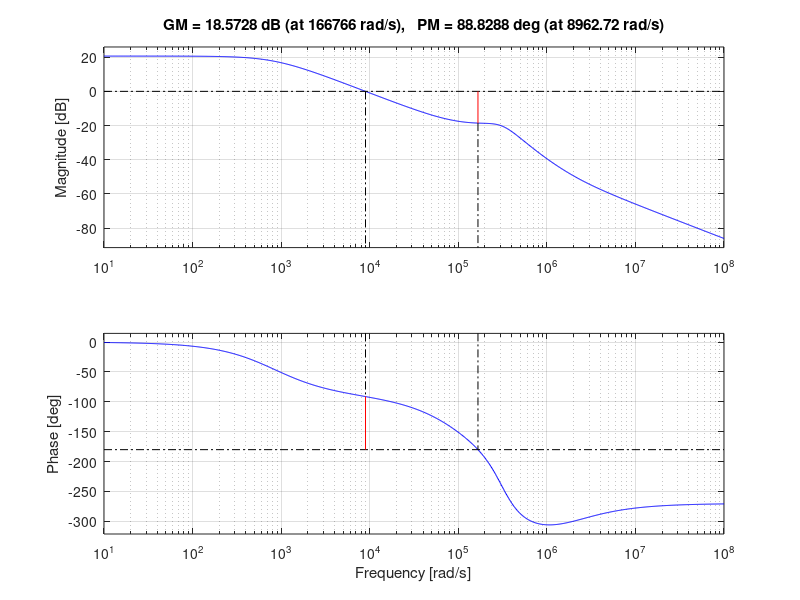

Here is the MATLAB script that generated this plot:
s = tf('s');

Nps = 1;
Rout = 8.4;
Rcs = 0.167;
Acs = 1.65;
D = 0.447;
tL = 1.374;
M = 0.808;

G0 = ((Rout*Nps)/(Rcs*Acs))*(1/(((1-D)^2/tL) + (2*M)+1));

wesr = 284205 * 2*pi;
wrhpz = 15851 * 2*pi;

wp1 = 132.807 * 2*pi;
wp2 = 50000 * 2*pi;

sys = G0 * (((1+s/wesr)*(1-s/wrhpz))/(1+s/wp1)) * (1/(1+(s/wp2)+(s^2/wp2^2)));

sys1 = ((318*2*pi)/s+1)*0.535;
sys2 = (sys * ((318*2*pi)/s+1))*0.535;

sys3 = ((132.8*2*pi)/s+1)*2.674;
sys4 = (sys * ((132.8*2*pi)/s+1))*2.674;

% w = bode(sys);
% w_v = logspace(0,5,150)*2*pi;
% 
figure(1)
bode(sys)
margin(sys)
% 
% figure(2)
% bode(sys1)
% 
% figure(3)
% bode(sys2)
% margin(sys2)
% 
% figure(4)
% bode(sys3)
% 
% figure(5)
% bode(sys4)
% margin(sys4)
% 
% 
% [mag,phs,RadianFrequency] = bode(sys1,w_v);
% Magnitude = squeeze(mag);
% Phase = squeeze(phs);
% Frequency = RadianFrequency/(2*pi);
% T = table(Frequency,Magnitude,Phase);
% 
% writetable(T, 'gain-fase-opamp - Analyse.xlsx')
